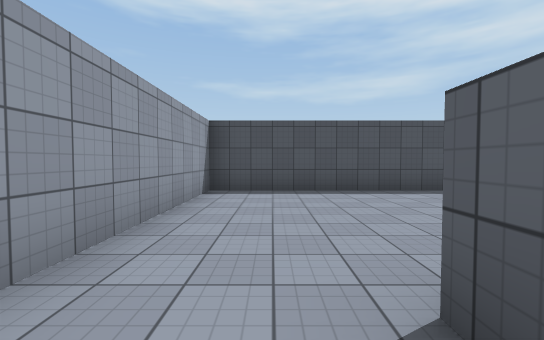
View 1 (above)

19 first-person views from a walk through a 3-D level made in the Unity game engine. The camera is 1.4 m above the floor, tilts 2° down and sees 90° across. The floor is counted in squares, 2 m on a side. Each view is taken from the middle of a square. On the plan, view 1 faces up. The plan holds only what a view shows up to about 9 squares ahead; the rest is blank. The place goes on beyond the plan. The player character is not drawn. Surface patterns are stand-ins for the level's own textures.

View 2
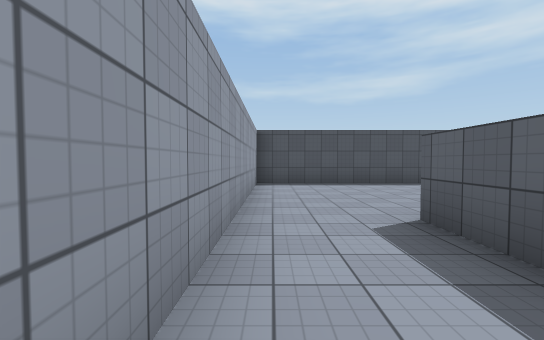

View 3
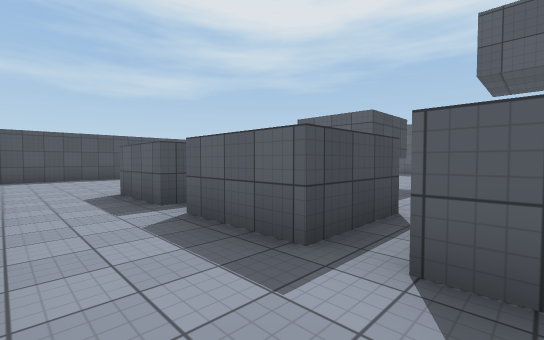

View 4
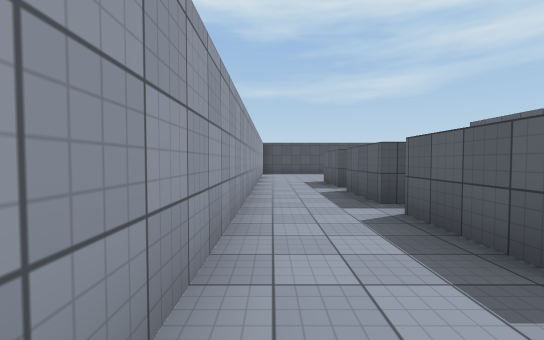

View 5
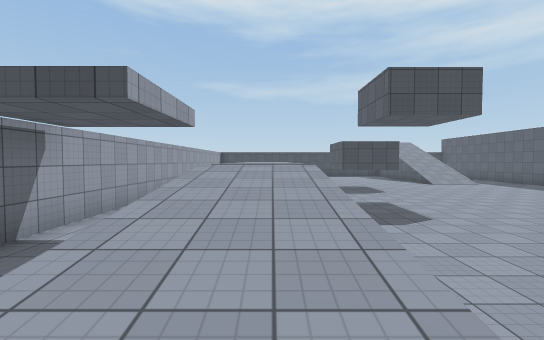

View 6
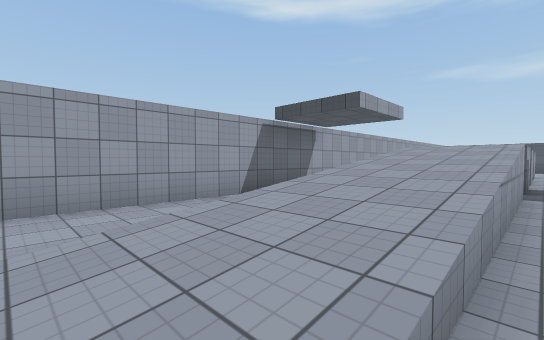

View 7
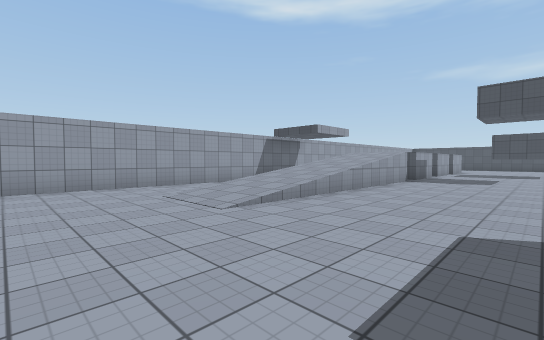

View 8
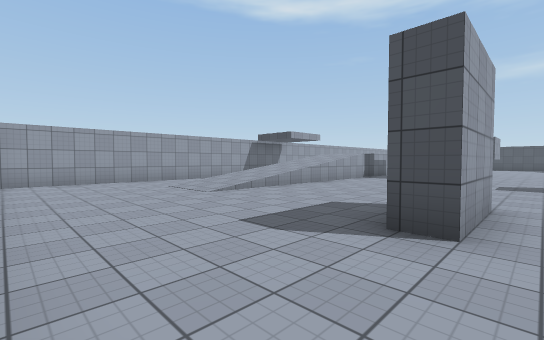

View 9
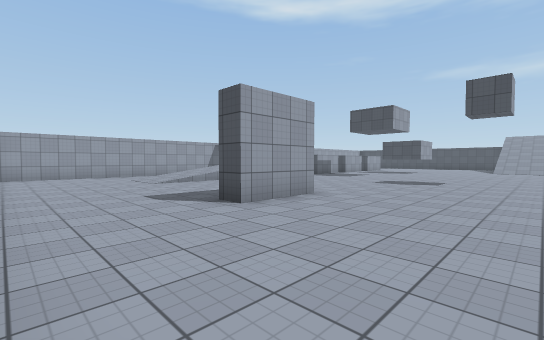

View 10
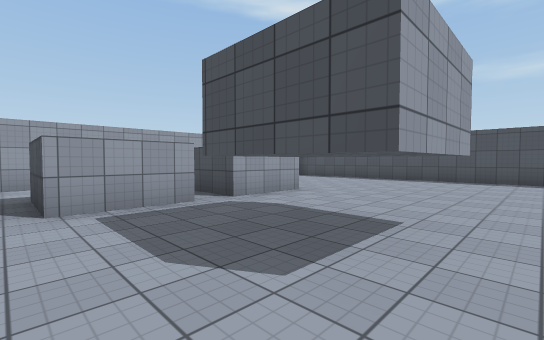

View 11
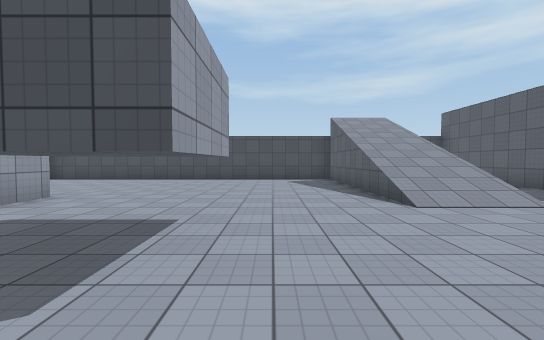

View 12
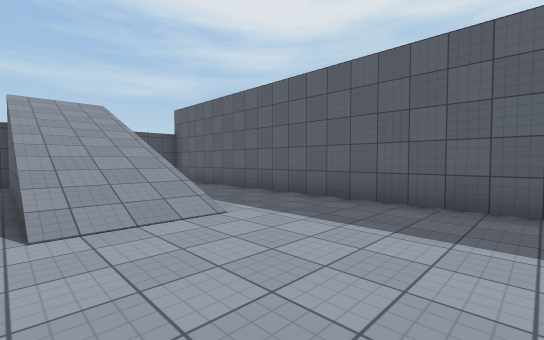

View 13
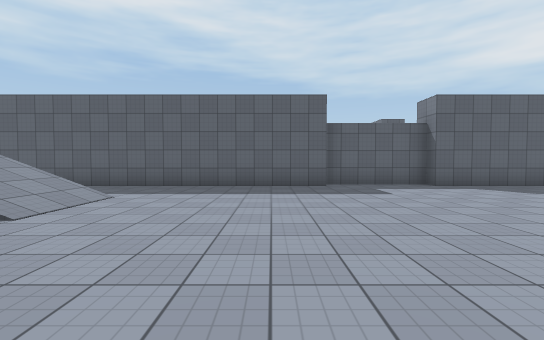

View 14
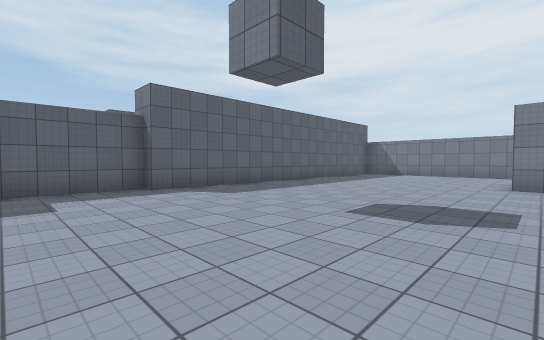

View 15
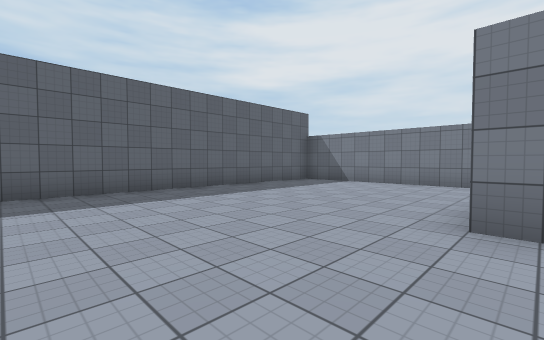

View 16
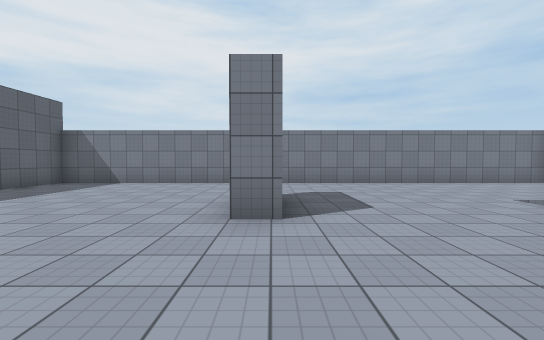

View 17
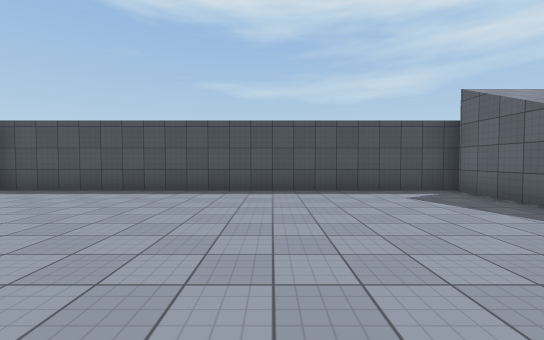

View 18
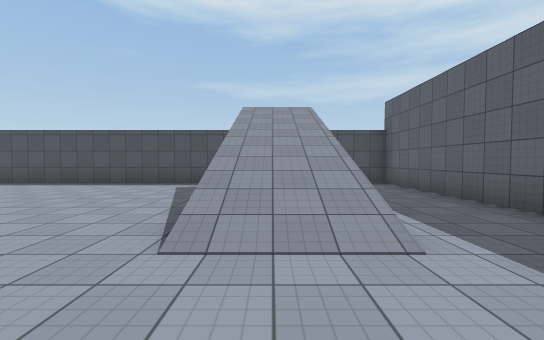

View 19
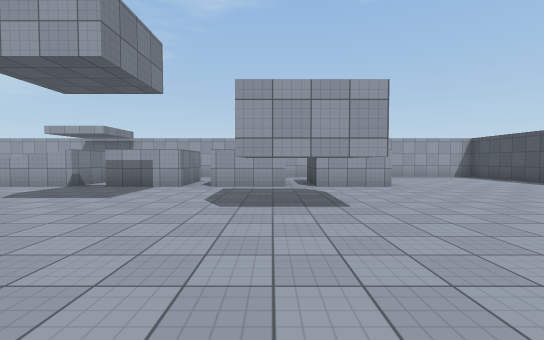

### Floor plan
Key: @ floor where view 1 was taken; # wall or solid block; . floor; / step, stairs or slope; = window, fence, low wall or low ledge.
Columns run from 2 left of view 1 to 14 right of it. Each row starts with its distance up from view 1.
  7 #############  ##
  6 #........../=  .#
  5 #........../// .#
  4 #..........///..#
  3 #..........///..#
  2 #..........///..#
  1 #..##......///..#
  0 #.@##......///..#
 -1 #.......#.......#
 -2 #..##..##.......#
 -3 #..##...........#
 -4 #...............#
 -5 #..##...........#
 -6 #..##...........#
 -7 #...............#
 -8 #. ///..........#
 -9 #. ///..........#
-10 #  ///..........#
-11 #. ///..........#
-12 #. ///..........#
-13 #..///..........#
-14 #..///...#......#
-15 #........#......#
-16 #...............#
-17 #...............#
-18 #...............#
-19 #################

Where each view was taken, in squares from view 1:
view 1: 0 up, 0 right, facing up
view 2: 2 down, 1 left, facing up
view 3: 5 down, 1 left, facing up-right
view 4: 8 down, 1 left, facing up
view 5: 12 down, 2 right, facing up
view 6: 14 down, 3 right, facing up-left
view 7: 17 down, 6 right, facing up-left
view 8: 18 down, 8 right, facing up-left
view 9: 18 down, 11 right, facing up-left
view 10: 4 down, 7 right, facing up-left
view 11: 4 down, 7 right, facing up
view 12: 3 down, 9 right, facing up-right
view 13: 3 down, 6 right, facing right
view 14: 5 down, 7 right, facing down-right
view 15: 10 down, 7 right, facing down-right
view 16: 10 down, 7 right, facing down
view 17: 0 up, 5 right, facing up
view 18: 2 down, 10 right, facing up
view 19: 2 down, 10 right, facing left
